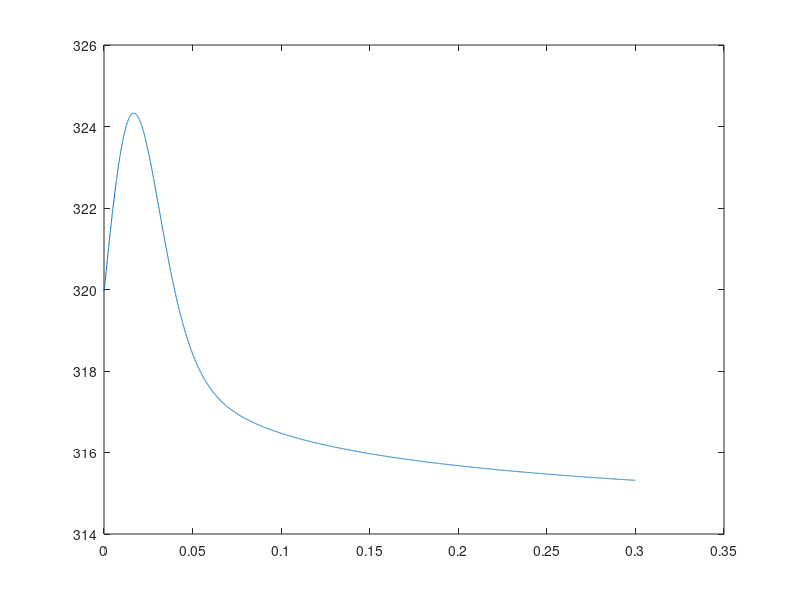

Source code (MATLAB):

current_Time=0;
prev_Time=0;
delta=0;
Vq_ref=0;
Accumlative_error=0;
Kp=320;
Ki=400;
A=1;
%A = 565.69;
FreqVec = [];
currTime =[];

while current_Time<0.3
%A, B, and C frame
VA = A*(sin(50*2*pi*current_Time));
VB = A*(sin(50*2*pi*current_Time - 2*pi/3));
VC = A*(sin(50*2*pi*current_Time - 4*pi/3));
%alpha and beta frame
Valpha=(2/3)*(cos(0)*VA+cos(2*pi/3)*VB+cos(4*pi/3)*VC);
Vbeta=(2/3)*(sin(0)*VA+sin(2*pi/3)*VB+sin(4*pi/3)*VC);
%dq frame
Vq=Valpha*sin(-delta)+Vbeta*cos(-delta);
%PI controller
error=Vq_ref-Vq;
Accumlative_error=(Accumlative_error + error * (current_Time - prev_Time));
frequency=Kp*error+Ki*Accumlative_error;

%saturation
if frequency < 40*2*pi
    frequency = 40*2*pi;
elseif frequency > 60*2*pi
    frequency = 60*2*pi;
end

%%integrate
delta=delta+frequency*(current_Time - prev_Time);
FreqVec = [FreqVec frequency];
currTime = [currTime current_Time];
prev_Time = current_Time;
current_Time = current_Time + 7e-5;
end

 plot(currTime,FreqVec)